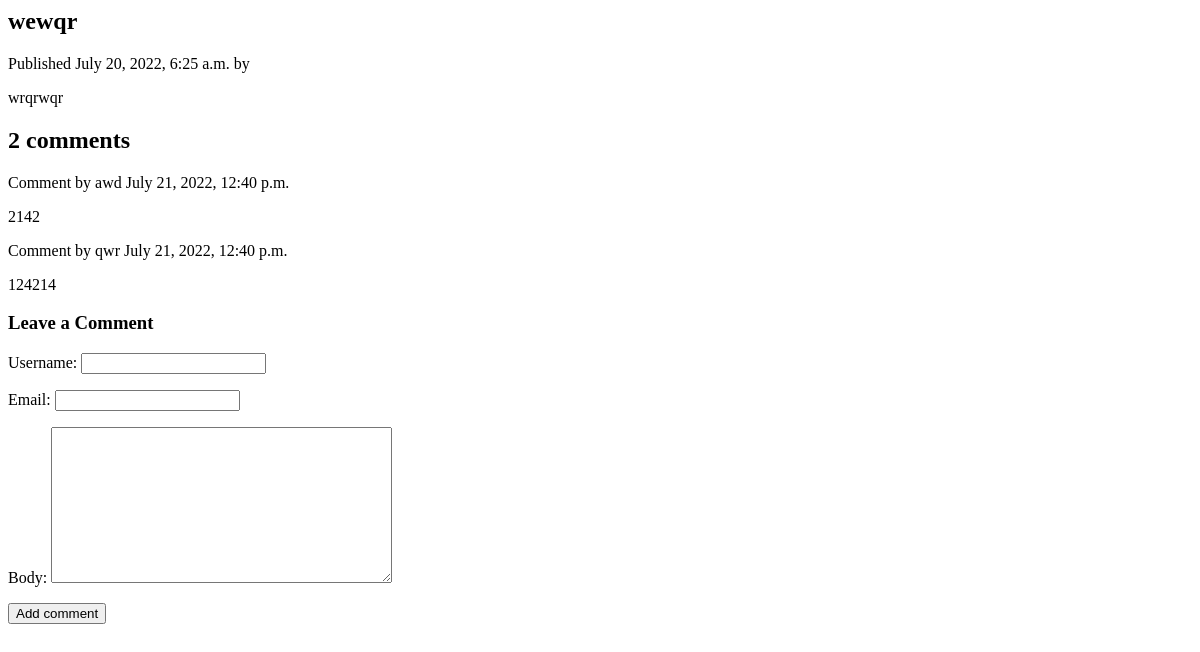
/blog/2022/7/20/wewqr, run on an earlier commit of the app's database.
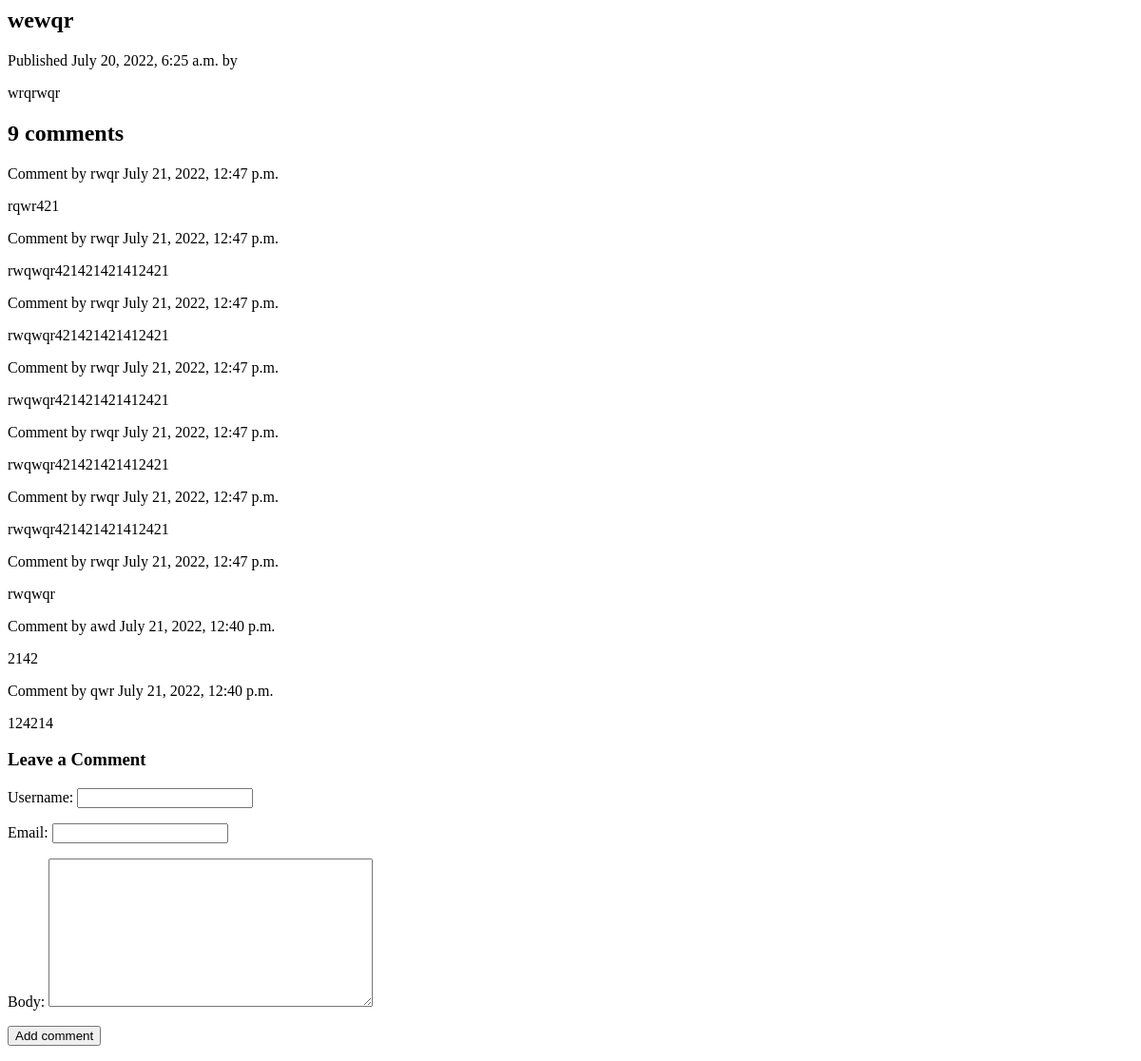
And on a later commit of the database.
### blog/models.py (models this page shows, shortened)
class Comment(models.Model):
    post = models.ForeignKey(
        Post,
        on_delete=models.CASCADE,
        related_name='comments')
    username = models.CharField(max_length=120)
    email = models.EmailField()
    body = models.TextField()
    created = models.DateTimeField(auto_now_add=True)
    updated = models.DateTimeField(auto_now=True)
    active = models.BooleanField(default=True)
    class Meta:
        ordering = ('-created',)

### blog/views.py (the view)
# urls.py: path('<int:year>/<int:month>/<int:day>/<str:slug>',views.post_detail,name='post_detail'),
def post_detail(request,year,month,day,slug):
    post =  Post.objects.filter(
        publish__year=year,
        publish__month=month,
        publish__day=day,
        slug=slug
    ).first()
    comments = post.comments.filter(active=True)
    new_comment = None
    if request.method == 'POST':
        comment_form = CommentForm(data=request.POST)
        if comment_form.is_valid():
            new_comment = comment_form.save(commit=False)
            new_comment.post = post
            new_comment.save()
    else:
        comment_form = CommentForm()
    return render(request,'blog/post/detail.html',locals())

### blog/forms.py
class CommentForm(forms.ModelForm):
    class Meta:
        model = Comment
        fields = ('username', 'email','body')

### blog/templates/blog/post/detail.html (shortened to what this page needs)
{% block content %}
<h2>{{ post.title }}</h2>
<p>
    Published {{ post.publish }} by {{ post.auther }}
</p>
    {{post.body|linebreaks}}
    {% with comments.count as total_comments %}
    <h2>
    {{ total_comments }} comment{{total_comments|pluralize}}
    </h2>
    {% endwith %}
    {% for comment in post.comments.all %}
    <div>
    <p>
    Comment by {{ comment.username }}  {{ comment.created }}
    </p>
    {{ comment.body| linebreaks }}
    </div>
    {% empty %}
    <p>There are no comments yet.</p>
    {% endfor %}
    {% if new_comment %}
    <h2>Your comment has been added.</h2>
    {% else %}
    <h3><a name="commentform"></a>Leave a Comment</h3>
    <form action="#commentform" method="post">
        {{ comment_form.as_p }}
        <p><input type="submit" value="Add comment"></p>
    </form>
    {% endif %}
    {% endblock %}

What changed in the data, as far as the page shows it:
added Comment: username "rwqr", created "July 21, 2022, 12:47 p.m.", body "rqwr421"
added Comment: username "rwqr", created "July 21, 2022, 12:47 p.m.", body "rwqwqr421421421412421"
added Comment: username "rwqr", created "July 21, 2022, 12:47 p.m.", body "rwqwqr421421421412421"
added Comment: username "rwqr", created "July 21, 2022, 12:47 p.m.", body "rwqwqr421421421412421"
added Comment: username "rwqr", created "July 21, 2022, 12:47 p.m.", body "rwqwqr421421421412421"
added Comment: username "rwqr", created "July 21, 2022, 12:47 p.m.", body "rwqwqr421421421412421"
added Comment: username "rwqr", created "July 21, 2022, 12:47 p.m.", body "rwqwqr"
Also different on the page:
{{ total_comments }}: "2" → "9"
